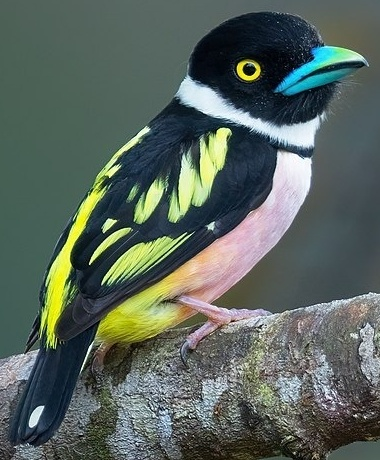
#> input picture module_1/images/bird.jpg, 380 x 460 px
$ jupyter execute --allow-errors image_similarity.ipynb
#> lines starting #> are read from the running program, lines starting #| are printed output that depends on the picture
[cell 1]
from PIL import Image
import numpy as np
import cv2

size = (150, 200)

# Load the images and resize them
img1 = Image.open("images/bird.jpg").convert("RGB").resize(size)
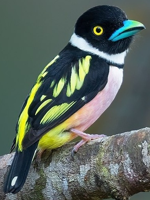
#> img1: PIL image 150x200 RGB; mean R, G, B 89.8, 101.6, 93.9
img2 = Image.open("images/blurred_bird.jpg").convert("RGB").resize(size)
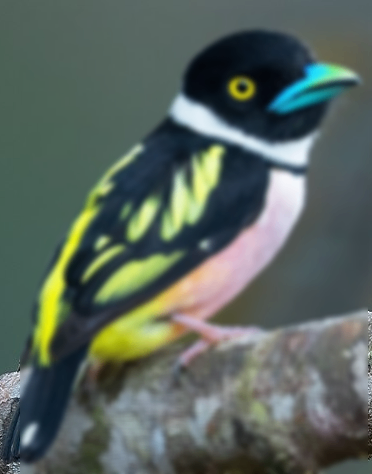
#> input picture module_1/images/blurred_bird.jpg, 372 x 474 px
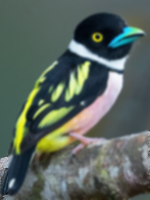
#> img2: PIL image 150x200 RGB; mean R, G, B 89.5, 101.5, 93.8

[cell 2]
img1

[cell 3]
img2

[cell 4]
img1_arr = np.array(img1)
img2_arr = np.array(img2)

[cell 5]
import sewar

#> (the rest of this cell did not finish here and is left out)

[cell 6]
img3 = Image.open("images/bird2.jpg").convert("RGB").resize(size)
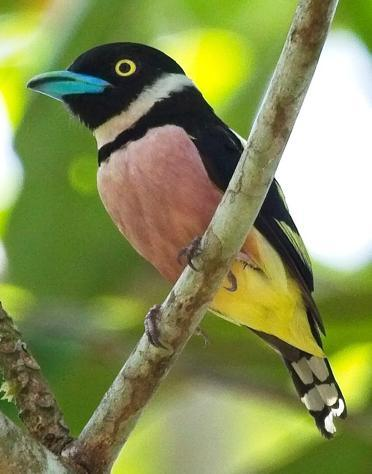
#> input picture module_1/images/bird2.jpg, 372 x 474 px
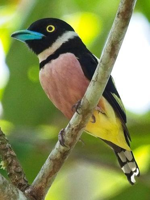
#> img3: PIL image 150x200 RGB; mean R, G, B 134.9, 143.7, 86
img3_arr = np.array(img3)
img3
